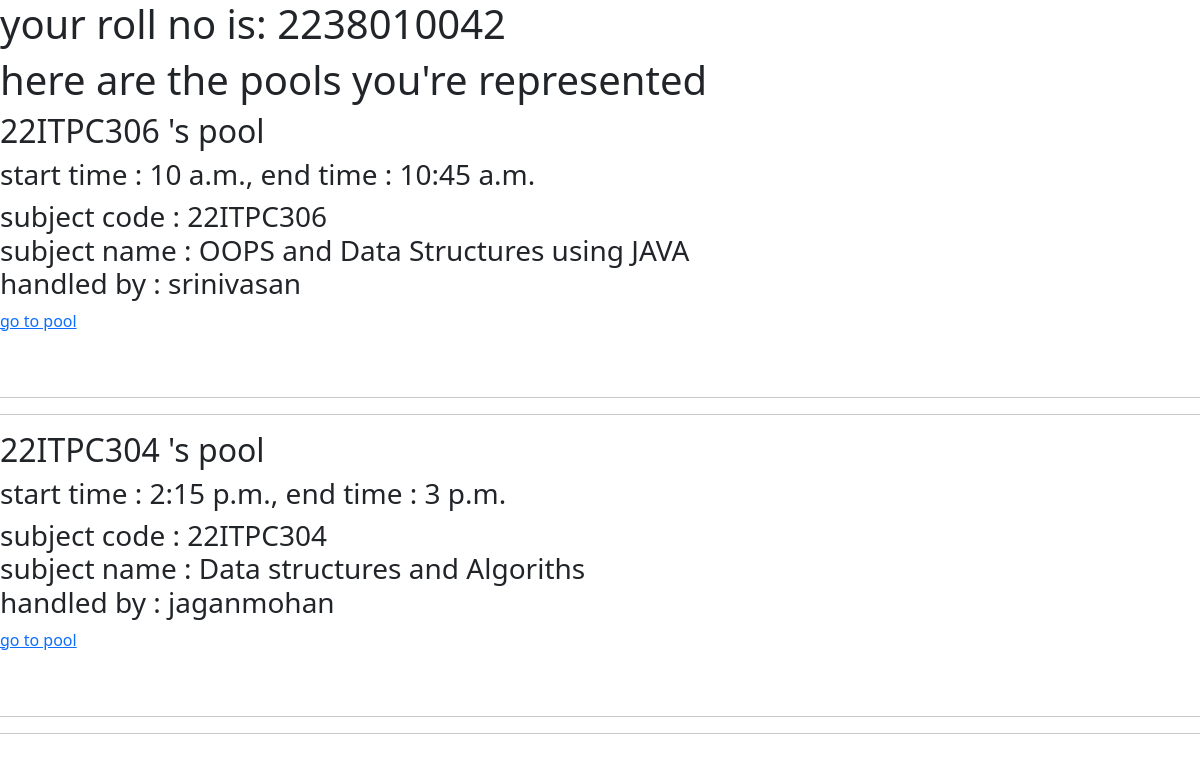
/Student/profile/ (signed in), run on the app's committed database.
### user/models.py (models this page shows, shortened)
class attendance_pool(models.Model):
    start_time = models.TimeField()
    end_time = models.TimeField()
    created_by = models.ForeignKey(User, on_delete=models.CASCADE)
    subject = models.ForeignKey(subject,on_delete=models.CASCADE)#here try to apply the filtering of subjets based on the department or the associating sebjects handled by the staff so the list will be shortened
    recieved_attendance = models.IntegerField(blank = True,null = False,default=0)
    is_alive = models.BooleanField(null=True,blank=False,default=True)
    latitude = models.DecimalField(max_digits=9, decimal_places=6, null=True, blank=True)
    longitude = models.DecimalField(max_digits=9, decimal_places=6, null=True, blank=True)
    datefield = models.DateTimeField(auto_now=True)
    def __str__(self):
        return f"{self.subject.subject_code} 's pool"
        pass

class subject(models.Model):
    dept = models.CharField(max_length=45,choices=dept_choices,blank = False,null=False)
    sem = models.IntegerField(choices=sem_choices,blank = False,null=False)
    subject_name = models.CharField(max_length=45,blank=False,null=True)
    subject_code = models.CharField(max_length=10,blank=False,null=True,unique=True)
    type = models.CharField(max_length=45,choices=sub_type_choices,blank=False,null = False)
    handling_staff = models.ForeignKey(User,on_delete=models.CASCADE,null = True)#here try to add only the teacher role users so when selecting handling staffs it wont be lenghty and if it possible try to implement the dept and sem table so we can sort out

class User(AbstractUser):
    dept = models.CharField(max_length=10, choices=dept_choices, blank=True, null=True)
    sem = models.IntegerField(choices = sem_choices,blank = True,null = True)
    role = models.CharField(max_length=10, choices=role_choices, default="Student", blank=False, null=False)
    userid = models.BigIntegerField(blank = False,null = True)
    class Meta:
        constraints = [
            models.UniqueConstraint(fields=['userid'], name='unique_user_id'),
        ]

### student/views.py (the view)
# urls.py: path("Student/", include('student.urls')),
class student(View):
    def get(self, request, *args, **kwargs):
        user_id = request.user.userid
        user_dept = request.user.dept
        user_sem = request.user.sem
        current_pools =attendance_pool.objects.filter(subject__dept = user_dept,subject__sem = user_sem)
        template_name = "student.html"
        return render(request,template_name, {"user_id":user_id,"pools":current_pools})

### templates/student.html
{% extends 'base.html' %}
{% block content %}
  <h1>your roll no is: {{user_id}}</h1>
  <h1>here are the pools you're represented</h1>
  {% for pool in pools %}
    <div>
      <div>
        <H2>{{pool}}</H2>
      </div>
      <div>
        <h3>start time : {{pool.start_time}}, end time : {{pool.end_time}}</h3>
      </div>
      <div>
        <h3>
          subject code : {{pool.subject.subject_code}}<br>
          subject name : {{pool.subject.subject_name}}<br>
          handled by : {{pool.subject.handling_staff.username}}<br>
        </h3>
      </div>
      <div>
        <a href = "{% url 'student_pool_view' pk=pool.id %}">go to pool</a>
      </div>
      <br>
      <br>
      <hr>
      <hr>
      </div>
    {% endfor %}
{% endblock %}

### data on the page
attendance_pool: subject.subject_code "22ITPC306 's pool", start_time "10 a.m.", end_time "10:45 a.m.", subject.subject_code "22ITPC306", subject.subject_name "OOPS and Data Structures using JAVA", subject.handling_staff.username "srinivasan"
attendance_pool: subject.subject_code "22ITPC304 's pool", start_time "2:15 p.m.", end_time "3 p.m.", subject.subject_code "22ITPC304", subject.subject_name "Data structures and Algoriths", subject.handling_staff.username "jaganmohan"
